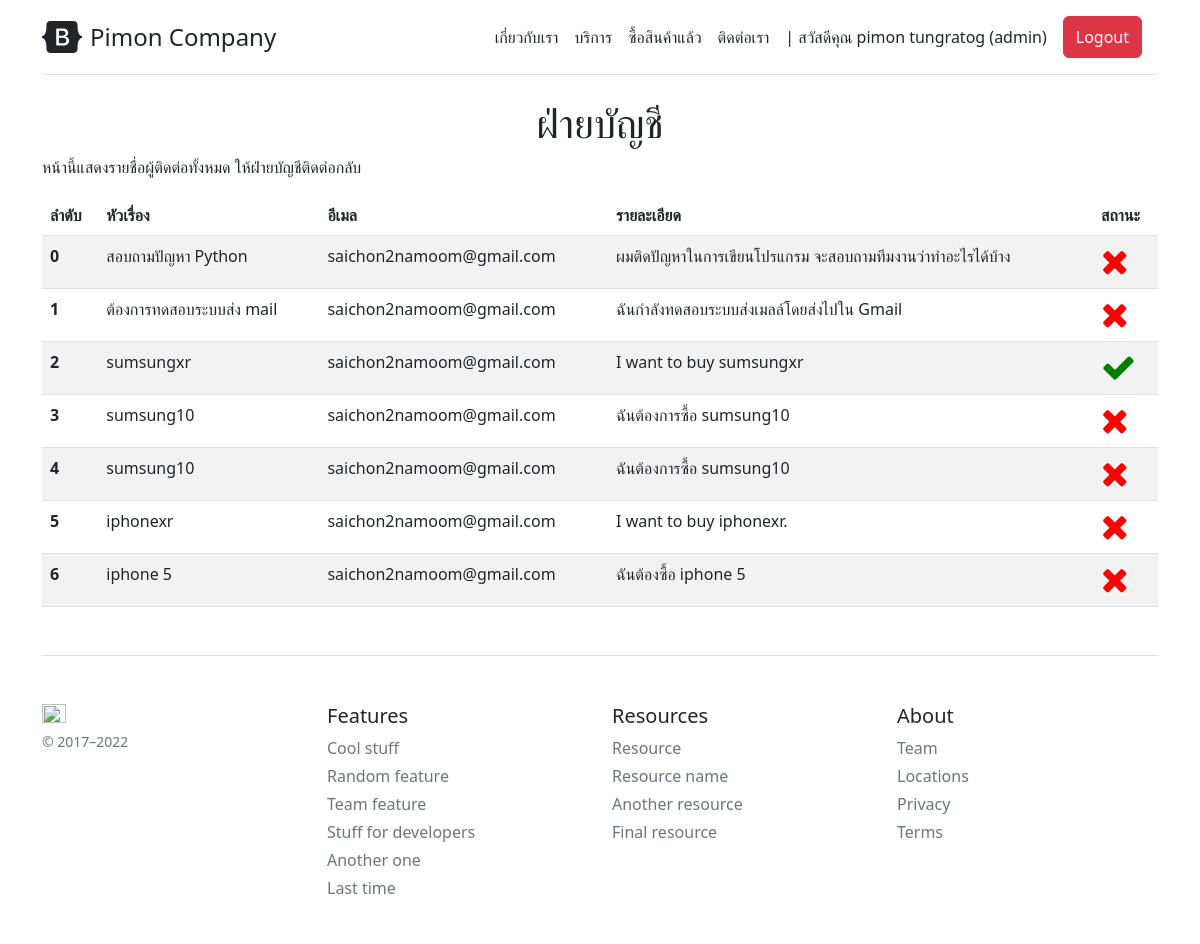
/accountant (signed in), run on the app's committed database.
### company/models.py (models this page shows, shortened)
class Profile(models.Model):
    user = models.OneToOneField(User, on_delete=models.CASCADE)
    usertype = models.CharField(max_length=100, default='member')
    point = models.IntegerField(default=0)
    tel = models.CharField(max_length=20, null=True, blank=True)

class ContactList(models.Model):
    title = models.CharField(max_length=400)
    email = models.CharField(max_length=200)
    detail = models.TextField(null=True, blank=True)
    complete = models.BooleanField(default=False)

### company/views.py (the view)
# urls.py: path('accountant', Accountant, name='accountant-page'),
@login_required
def Accountant(req):
    allow_user = ['accountant','admin']
    if req.user.profile.usertype not in allow_user:
        return redirect('home-page')
    allcontact = ContactList.objects.all().order_by('-id')
    context = {'allcontact':allcontact}
    return render(req, 'company/accountant.html', context)

### company/template/company/accountant.html (shortened to what this page needs)
{% extends 'company/base.html' %}
{% block content %}
<center>
    <h1>ฝ่ายบัญชี</h1>
</center>
    <p>
        หน้านี้แสดงรายชื่อผู้ติดต่อทั้งหมด ให้ฝ่ายบัญชีติดต่อกลับ
    </p>
<table class="table table-striped">
    <thead>
      <tr>
        <th scope="col">ลำดับ</th>
        <th scope="col">หัวเรื่อง</th>
        <th scope="col">อีเมล</th>
        <th scope="col">รายละเอียด</th>
        <th scope="col">สถานะ</th>
      </tr>
    </thead>
    <tbody>
    {% for contact in allcontact %}
      <tr>
        <th scope="row">{{forloop.counter0}}</th>
        <td>{{contact.title}}</td>
        <td>{{contact.email}}</td>
        <td>{{contact.detail}}</td>
        {% if contact.complete == True %}
        <td><i class="fa fa-check" style="font-size:35px;color:green"></i></td>
        {% else %}
        <td><i class="fa fa-close" style="font-size:35px;color:red"></i></td>
        {% endif %}
      </tr>
    {% endfor %}
    </tbody>
  </table>
{% endblock content %}

### company/template/company/base.html (shortened to what this page needs)
{% load static %}
<!doctype html>
<html lang="en">
  <head>
<link href="{% static 'CSS/bootstrap.min.css' %}" rel="stylesheet">
    <link href="https://getbootstrap.com/docs/5.2/examples/pricing/pricing.css" rel="stylesheet">
    <link rel="stylesheet" href="https://cdnjs.cloudflare.com/ajax/libs/font-awesome/4.7.0/css/font-awesome.min.css">
  </head>
  <body>
<div class="container py-3">
  <header>
    <div class="d-flex flex-column flex-md-row align-items-center pb-3 mb-4 border-bottom">
      <a href="/" class="d-flex align-items-center text-dark text-decoration-none">
        <span class="fs-4">Pimon Company</span>
      </a>
        {% if user.profile.usertype == 'accountant' %}
          <nav class="d-inline-flex mt-2 mt-md-0 ms-md-auto">
            <a class="me-3 py-2 text-dark text-decoration-none" href="{% url 'accountant-page' %}">รายการติดต่อ</a>
          </nav>
        {% else %}
            <nav class="d-inline-flex mt-2 mt-md-0 ms-md-auto">
              <a class="me-3 py-2 text-dark text-decoration-none" href="{% url 'about-page' %}">เกี่ยวกับเรา</a>
              <a class="me-3 py-2 text-dark text-decoration-none" href="#">บริการ</a>
              <a class="me-3 py-2 text-dark text-decoration-none" href="#">ซื้อสินค้าแล้ว</a>
              <a class="me-3 py-2 text-dark text-decoration-none" href="{% url 'contact-page' %}">ติดต่อเรา</a>
            </nav>
        {% endif %}
        {% if user.is_authenticated %}
          <a class="me-3 py-2 text-dark text-decoration-none" href="{% url 'profile-page' %}">| สวัสดีคุณ {{user.first_name}} {{user.last_name}} ({{user.profile.usertype}})</a>
          <a class="me-3 py-2 text-dark text-decoration-none btn btn-danger text-white" href="{% url 'logout' %}">Logout</a>
        {% else %}
          <a class="me-3 py-2 text-dark text-decoration-none btn btn-primary text-white" href="{% url 'login' %}">Login</a>
        {% endif %}
    </div>
  </header>
  <main>
    {% block content %}
    {% endblock content %}
  </main>
  <footer class="pt-4 my-md-5 pt-md-5 border-top">
    <div class="row">
      <div class="col-12 col-md">
        <img class="mb-2" src="https://getbootstrap.com/docs/5.2/assets/brand/bootstrap-logo.svg" alt="" width="24" height="19">
        <small class="d-block mb-3 text-muted">&copy; 2017–2022</small>
      </div>
      <div class="col-6 col-md">
        <h5>Features</h5>
        <ul class="list-unstyled text-small">
          <li class="mb-1"><a class="link-secondary text-decoration-none" href="#">Cool stuff</a></li>
          <li class="mb-1"><a class="link-secondary text-decoration-none" href="#">Random feature</a></li>
          <li class="mb-1"><a class="link-secondary text-decoration-none" href="#">Team feature</a></li>
          <li class="mb-1"><a class="link-secondary text-decoration-none" href="#">Stuff for developers</a></li>
          <li class="mb-1"><a class="link-secondary text-decoration-none" href="#">Another one</a></li>
          <li class="mb-1"><a class="link-secondary text-decoration-none" href="#">Last time</a></li>
        </ul>
      </div>
      <div class="col-6 col-md">
        <h5>Resources</h5>
        <ul class="list-unstyled text-small">
          <li class="mb-1"><a class="link-secondary text-decoration-none" href="#">Resource</a></li>
          <li class="mb-1"><a class="link-secondary text-decoration-none" href="#">Resource name</a></li>
          <li class="mb-1"><a class="link-secondary text-decoration-none" href="#">Another resource</a></li>
          <li class="mb-1"><a class="link-secondary text-decoration-none" href="#">Final resource</a></li>
        </ul>
      </div>
      <div class="col-6 col-md">
        <h5>About</h5>
        <ul class="list-unstyled text-small">
          <li class="mb-1"><a class="link-secondary text-decoration-none" href="#">Team</a></li>
          <li class="mb-1"><a class="link-secondary text-decoration-none" href="#">Locations</a></li>
          <li class="mb-1"><a class="link-secondary text-decoration-none" href="#">Privacy</a></li>
          <li class="mb-1"><a class="link-secondary text-decoration-none" href="#">Terms</a></li>
        </ul>
      </div>
    </div>
  </footer>
</div>
  </body>
</html>

### data on the page
ContactList: title "สอบถามปัญหา Python", email "saichon2namoom@gmail.com", detail "ผมติดปัญหาในการเขียนโปรแกรม จะสอบถามทีมงานว่าทำอะไรได้บ้าง", complete False (drawn)
ContactList: title "ต้องการทดสอบระบบส่ง mail", email "saichon2namoom@gmail.com", detail "ฉันกำลังทดสอบระบบส่งเมลล์โดยส่งไปใน Gmail", complete False (drawn)
ContactList: title "sumsungxr", email "saichon2namoom@gmail.com", detail "I want to buy sumsungxr", complete True (drawn)
ContactList: title "sumsung10", email "saichon2namoom@gmail.com", detail "ฉันต้องการซื้อ sumsung10", complete False (drawn)
ContactList: title "sumsung10", email "saichon2namoom@gmail.com", detail "ฉันต้องการซื้อ sumsung10", complete False (drawn)
ContactList: title "iphonexr", email "saichon2namoom@gmail.com", detail "I want to buy iphonexr.", complete False (drawn)
ContactList: title "iphone 5", email "saichon2namoom@gmail.com", detail "ฉันต้องซื้อ iphone 5", complete False (drawn)

### other printed values
{{ user.first_name }} "pimon"
{{ user.last_name }} "tungratog"
{{ user.profile.usertype }} "admin"
